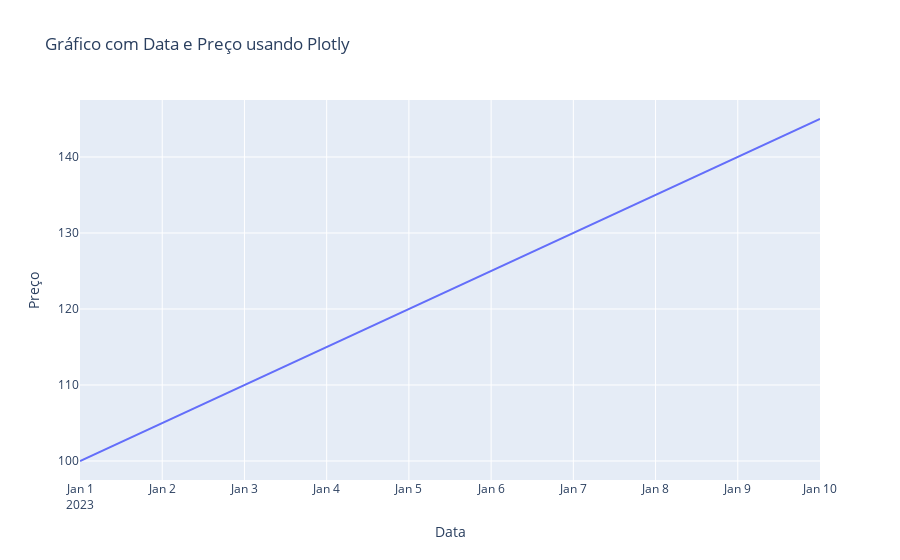

Notebook cell for this chart:
### Code cell
import plotly.graph_objects as go
import pandas as pd

def calcular_reta(data1, preco1, data2, preco2, data_max):
    # Converter datas para números para calcular a inclinação
    data1_num = pd.to_datetime(data1).toordinal()
    data2_num = pd.to_datetime(data2).toordinal()
    data_max_num = pd.to_datetime(data_max).toordinal()

    m = (preco2 - preco1) / (data2_num - data1_num)
    b = preco1 - m * data1_num

    datas = [pd.to_datetime(data1), pd.to_datetime(data2)]
    precos = [preco1, preco2]
    while datas[-1].toordinal() < data_max_num:
        next_date = datas[-1] + pd.Timedelta(days=1)
        datas.append(next_date)
        precos.append(m * next_date.toordinal() + b)
    
    return datas, precos

# Pontos iniciais
data1, preco1 = '2023-01-01', 100
data2, preco2 = '2023-01-02', 105
data_max = '2023-01-10'  # Defina a data máxima para a continuação da reta

datas, precos = calcular_reta(data1, preco1, data2, preco2, data_max)

fig = go.Figure()

fig.add_trace(go.Scatter(x=datas, y=precos, mode='lines', name='Reta'))
# fig.add_trace(go.Scatter(x=(data1, data2), y=(preco1, preco2), mode='lines', name='Reta'))

fig.update_layout(title='Gráfico com Data e Preço usando Plotly',
                  xaxis_title='Data',
                  yaxis_title='Preço')

fig.show()

### Figure 1 — Plotly figure (JSON) as saved in the notebook; plotly's stock layout.template omitted (floating-point values rounded to 4 significant figures)
{"data": [{"mode": "lines", "name": "Reta", "type": "scatter", "x": ["2023-01-01T00:00:00", "2023-01-02T00:00:00", "2023-01-03T00:00:00", "2023-01-04T00:00:00", "2023-01-05T00:00:00", "2023-01-06T00:00:00", "2023-01-07T00:00:00", "2023-01-08T00:00:00", "2023-01-09T00:00:00", "2023-01-10T00:00:00"], "y": [100, 105, 110, 115, 120, 125, 130, 135, 140, 145]}], "layout": {"title": {"text": "Gráfico com Data e Preço usando Plotly"}, "xaxis": {"title": {"text": "Data"}}, "yaxis": {"title": {"text": "Preço"}}}}
